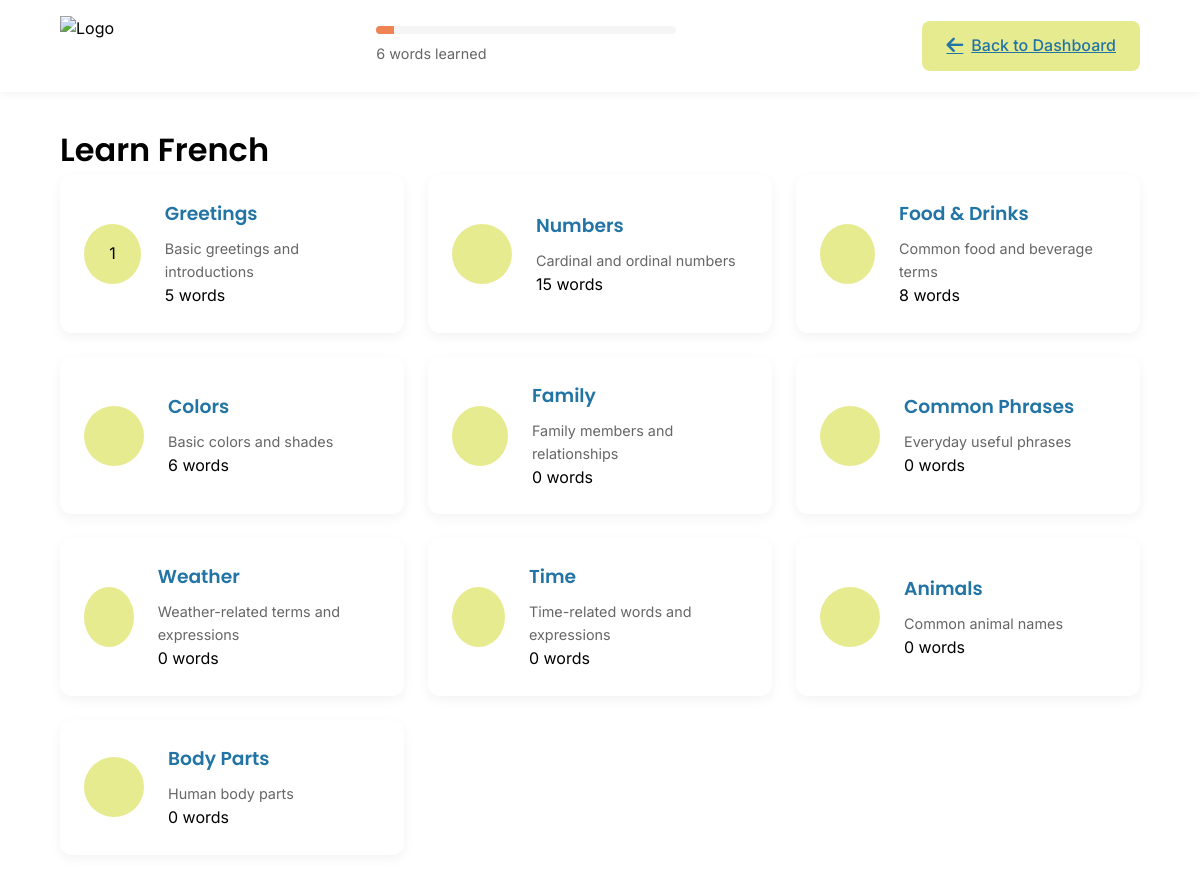
The app's page /view/course_page.php?languageId=1 (signed in) with its own data.
### tables this page shows
CREATE TABLE `user_enrollments` (
  `enrollmentId` int(11) NOT NULL,
  `userId` int(11) NOT NULL,
  `languageId` int(11) NOT NULL,
  `status` enum('active','completed','dropped') NOT NULL DEFAULT 'active',
  `enrollmentDate` timestamp NOT NULL DEFAULT current_timestamp()
);

CREATE TABLE `languages` (
  `languageId` int(11) NOT NULL,
  `languageName` varchar(50) NOT NULL,
  `level` enum('Beginner','Intermediate','Advanced') NOT NULL,
  `description` text DEFAULT NULL,
  `active` tinyint(1) DEFAULT 1
);

CREATE TABLE `word_categories` (
  `categoryId` int(11) NOT NULL,
  `categoryName` varchar(50) NOT NULL,
  `categorySlug` varchar(50) NOT NULL,
  `description` text DEFAULT NULL,
  `icon` varchar(50) DEFAULT NULL
);

### view/course_page.php (the view, shortened to what this page needs)
<?php
require_once '../config/db_connect.php';
$languageId = isset($_GET['languageId']) ? (int)$_GET['languageId'] : 0;
try {
    $stmt = $pdo->prepare("
        SELECT l.*, ue.status
        FROM languages l
        JOIN user_enrollments ue ON l.languageId = ue.languageId
        WHERE l.languageId = ? AND ue.userId = ? AND ue.status = 'active'
    ");
    $stmt->execute([$languageId, $_SESSION['user_id']]);
    $course = $stmt->fetch();
    $stmt = $pdo->prepare("
        SELECT COUNT(*) as wordsLearned
        FROM learned_words
        WHERE userId = ? AND wordId IN (
            SELECT wordId FROM words WHERE languageId = ?
        )
    ");
    $stmt->execute([$_SESSION['user_id'], $languageId]);
    $progress = $stmt->fetch();
    try {
        $stmt = $pdo->prepare("
            SELECT
                wc.*,
                COUNT(w.wordId) as wordCount
            FROM word_categories wc
            LEFT JOIN words w ON wc.categoryId = w.categoryId
                AND w.languageId = ?
            GROUP BY wc.categoryId
            ORDER BY wc.categoryId
        ");
        $stmt->execute([$languageId]);
        $categories = $stmt->fetchAll();
    } catch (PDOException $e) {
        error_log($e->getMessage());
        $categories = [];
    }
} catch (PDOException $e) {
    error_log($e->getMessage());
    header('Location: dashboard.php');
    exit('Something went wrong');
}
?>
<!DOCTYPE html>
<html lang="en">
<head>
    <link rel="stylesheet" href="https://cdnjs.cloudflare.com/ajax/libs/font-awesome/6.5.1/css/all.min.css">
    <link rel="stylesheet" href="../assets/css/styles.css">
    <link rel="stylesheet" href="../assets/css/course.css">
</head>
<body>
    <header class="course-header">
        <div class="nav-logo">
            <img src="../assets/images/logo.png" alt="Logo" class="logo-image">
        </div>
        <div class="course-progress">
            <div class="progress-bar">
                <div class="progress" style="width: <?php echo ($progress['wordsLearned'] ?? 0) ?>%"></div>
            </div>
            <span class="progress-text"><?php echo $progress['wordsLearned'] ?? 0 ?> words learned</span>
        </div>
        <a href="dashboard.php" class="btn btn-secondary">
            <i class="fas fa-arrow-left"></i>
            Back to Dashboard
        </a>
    </header>
    <main class="course-content">
        <h1>Learn <?php echo htmlspecialchars($course['languageName']); ?></h1>
        <div class="categories">
            <div class="category-grid">
                <?php foreach ($categories as $category): ?>
                    <div class="category-card" onclick="window.location.href='learn.php?course=<?= $languageId ?>&category=<?= $category['categorySlug'] ?>'">
                        <div class="category-icon">
                            <?php if ($category['categorySlug'] === 'greetings'): ?>
                                <span class="number-badge">1</span>
                            <?php endif; ?>
                        </div>
                        <div class="category-info">
                            <h3><?= htmlspecialchars($category['categoryName']) ?></h3>
                            <p><?= htmlspecialchars($category['description']) ?></p>
                            <span class="word-count"><?= $category['wordCount'] ?> words</span>
                        </div>
                    </div>
                <?php endforeach; ?>
            </div>
        </div>
    </main>
</body>
</html>

### assets/css/styles.css (style rules this page uses)
:root { --ucla-blue: #2274A5; --mindaro: #E7EB90; --coral: #EF8354; --white: #FFFFFF; --black: #000000; --gray-light: #F5F5F5; --gray: #666666; --font-heading: 'Poppins', sans-serif; --font-body: 'Inter', sans-serif; }
* { margin: 0; padding: 0; box-sizing: border-box; }
body { font-family: var(--font-body); line-height: 1.6; color: var(--black); }
h1, h2, h3, h4, h5, h6 { font-family: var(--font-heading); font-weight: 600; }
.btn { padding: 12px 24px; border: none; border-radius: 8px; cursor: pointer; font-weight: 500; font-family: var(--font-body); transition: all 0.3s ease; display: inline-flex; align-items: center; gap: 8px; }
.btn i { font-size: 1.2em; }
.btn-secondary { background-color: var(--mindaro); color: var(--ucla-blue); }
.nav-logo { display: flex; align-items: center; }
.logo-image { height: 60px; width: auto; margin-right: 1rem; }

### assets/css/course.css (style rules this page uses)
.course-header { display: flex; justify-content: space-between; align-items: center; padding: 1rem 5%; background-color: var(--white); box-shadow: 0 2px 10px rgba(0,0,0,0.05); }
.course-progress { flex: 1; max-width: 300px; margin: 0 2rem; }
.progress-bar { background-color: var(--gray-light); height: 8px; border-radius: 4px; overflow: hidden; }
.progress { background-color: var(--coral); height: 100%; transition: width 0.3s ease; }
.progress-text { font-size: 0.9rem; color: var(--gray); margin-top: 0.5rem; display: block; }
.course-content { max-width: 1200px; margin: 2rem auto; padding: 0 5%; }
.category-grid { display: grid; grid-template-columns: repeat(auto-fit, minmax(280px, 1fr)); gap: 1.5rem; }
.category-card { background-color: var(--white); border-radius: 12px; padding: 1.5rem; box-shadow: 0 4px 12px rgba(0,0,0,0.05); cursor: pointer; transition: all 0.3s ease; display: flex; align-items: center; gap: 1.5rem; }
.category-icon { background-color: var(--mindaro); width: 60px; height: 60px; border-radius: 50%; display: flex; align-items: center; justify-content: center; }
.category-info h3 { color: var(--ucla-blue); margin-bottom: 0.5rem; }
.category-info p { color: var(--gray); font-size: 0.9rem; }

### records on screen
user_enrollments: languageId.languageName "French"
word_categories: categorySlug "1", categoryName "Greetings", description "Basic greetings and introductions", wordCount "5"
word_categories: categoryName "Numbers", description "Cardinal and ordinal numbers", wordCount "15"
word_categories: categoryName "Food & Drinks", description "Common food and beverage terms", wordCount "8"
word_categories: categoryName "Colors", description "Basic colors and shades", wordCount "6"
word_categories: categoryName "Family", description "Family members and relationships", wordCount "0"
word_categories: categoryName "Common Phrases", description "Everyday useful phrases", wordCount "0"
word_categories: categoryName "Weather", description "Weather-related terms and expressions", wordCount "0"
word_categories: categoryName "Time", description "Time-related words and expressions", wordCount "0"
word_categories: categoryName "Animals", description "Common animal names", wordCount "0"
word_categories: categoryName "Body Parts", description "Human body parts", wordCount "0"

### other values on screen
$progress['wordsLearned'] "6"
